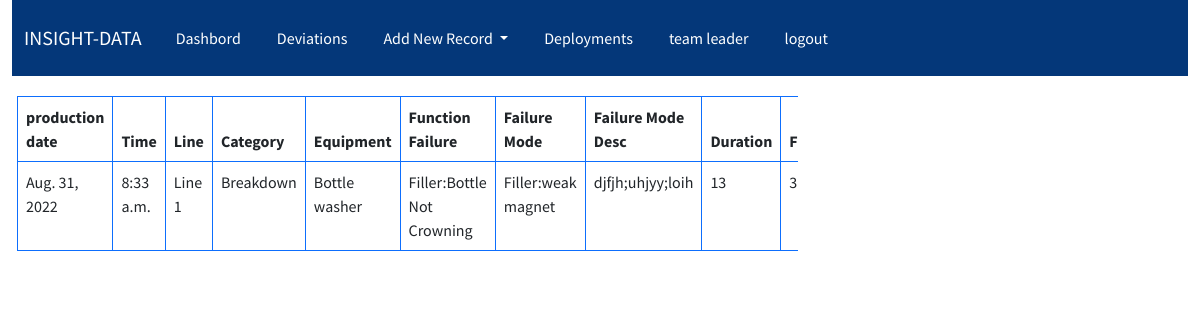
The app's page /insight/deviation/detail/5 (signed in) with its own data.
### accounts/models.py (models this page shows, shortened)
class AccountsUser(AbstractBaseUser,PermissionsMixin):
    email =models.EmailField(unique=True)
    sap_no =models.PositiveIntegerField()
    user_name =models.CharField(max_length=20)
    first_name =models.CharField(max_length=50,blank=True)
    last_name =models.CharField(max_length=50,blank=True)
    is_active =models.BooleanField(default=False)
    is_staff =models.BooleanField(default=False)
    created_on =models.DateTimeField(auto_now_add=True)
    objects = CustomAccountManager()
    USERNAME_FIELD ='email'
    REQUIRED_FIELDS = ['user_name','sap_no','first_name','last_name']

### insight/models.py (models this page shows, shortened)
class Deviation(models.Model):
    insight=models.ForeignKey(InsightData,on_delete=models.CASCADE)
    category= models.ForeignKey(Category, blank=True, null=True,on_delete=models.CASCADE)
    equipment= models.ForeignKey( Equipment, blank=True, null=True, on_delete=models.CASCADE)
    frequency= models.PositiveIntegerField()
    duration = models.PositiveIntegerField()
    function_failure =models.ForeignKey(FunctionFailure,on_delete=models.CASCADE)
    failure_mode =models.ForeignKey(FailureMode,on_delete=models.CASCADE)
    failure_mode_description =models.CharField(max_length=100)
    status =models.CharField(max_length=50,choices=choices.status)
    class Meta:
        permissions= [('can_view_dev_deployment','can view deployment')]

class InsightData(models.Model):
    area =models.ForeignKey(Area,on_delete=models.CASCADE)
    line =models.ForeignKey(Line,on_delete=models.CASCADE)
    line_speed =models.ForeignKey(Line_speed,on_delete=models.CASCADE)
    shift_type =models.ForeignKey(Shift_type,on_delete=models.CASCADE)
    line_manager =models.ForeignKey(Line_manager,default='Oyom',on_delete=models.SET_DEFAULT)
    team_leader =models.ForeignKey(Team_leader,on_delete=models.SET_DEFAULT,default='Oyom')
    data_operator = models.ForeignKey(Data_operator,on_delete=models.SET_DEFAULT,default='Oyom')
    production_team =models.ForeignKey(Production_team,on_delete=models.CASCADE)
    product_type =models.ForeignKey(Product_type,on_delete=models.SET_DEFAULT,default='no-name')
    time_period =models.ForeignKey(Time_period,on_delete=models.CASCADE)
    last_counter_reading =models.PositiveIntegerField(default=0)
    new_counter_reading =models.PositiveIntegerField()
    production_date =models.DateTimeField(auto_now_add=True)
    modified_date =models.DateTimeField(auto_now=True)
    bbt_no =models.CharField(max_length=6)
    bottle_produced =models.PositiveIntegerField(null=True,blank=True)
    deviation_duration =models.PositiveIntegerField(null=True,blank=True)
    line_output =models.PositiveIntegerField(null=True,blank=True)
    opi =models.DecimalField(max_digits=5,decimal_places=2,null=True,blank=True)
    deviation_data=models.ManyToManyField('Deviation',blank=True)

class Line(models.Model):
    name = models.CharField(max_length=100)
    def __str__(self):
        return self.name

class Category(models.Model):
    name = models.CharField(max_length=100)
    def __str__(self):
        return self.name

class Equipment(models.Model):
    name = models.CharField(max_length=100,choices=choices.equipment_choices)
    def __str__(self):
        return self.name

class FunctionFailure(models.Model):
    equipment =models.ForeignKey(Equipment,on_delete=models.CASCADE)
    function_failure = models.CharField(max_length=200)
    def __str__(self):
        return f'{self.equipment}:{self.function_failure}'

class FailureMode(models.Model):
    equipment =models.ForeignKey(Equipment,on_delete=models.CASCADE)
    function_failure =models.ForeignKey(FunctionFailure,on_delete=models.CASCADE)
    failure_mode = models.CharField(max_length=200)
    def __str__(self):
        return f'{self.equipment}:{self.failure_mode}'

### insight/views.py (the view)
# urls.py: path('deviation/detail/<int:pk>',DeviationDetailsView.as_view(),name='deviation-detail'),
class DeviationDetailsView(LoginRequiredMixin,PermissionRequiredMixin,DetailView):
    permission_required = ('insight.change_deviation')
    model =Deviation
    template_name= 'insight/deviation-detail.html'
    context_object_name= 'deviation'

### insight/models.py (called while the page is built)
    def __str__(self):
        return self.name

### insight/templates/insight/deviation-detail.html (shortened to what this page needs)
{% extends 'base.html' %}{% block content %} {% include 'navbar.html' %}
<div class="deviation">
  <div class="row">
    <div class="col-md-8 col-sm-12 table-responsive">
      <table class="table table-bordered border-primary">
        <thead>
          <tr>
            <th>production date</th>
            <th>Time</th>
            <th>Line</th>
            <th>Category</th>
            <th>Equipment</th>
            <th>Function Failure</th>
            <th>Failure Mode</th>
            <th>Failure Mode Desc</th>
            <th>Duration</th>
            <th>Frquency</th>
          </tr>
        </thead>
        <tbody>
          <tr>
            <td>{{deviation.insight.production_date.date}}</td>
            <td>{{deviation.insight.production_date.time}}</td>
            <td>{{deviation.insight.line}}</td>
            <td>{{deviation.category}}</td>
            <td>{{deviation.equipment}}</td>
            <td>{{deviation.function_failure}}</td>
            <td>{{deviation.failure_mode}}</td>
            <td>{{deviation.failure_mode_description}}</td>
            <td>{{deviation.duration}}</td>
            <td>{{deviation.frequency}}</td>
          </tr>
        </tbody>
      </table>
    </div>
  </div>
</div>
{% endblock content %}

### templates/navbar.html (shortened to what this page needs)
<nav class="navbar navbar-expand-lg"style='background-color: var(--nav)'>
  <div class="container-fluid">
    <a class="navbar-brand"  href="{% url 'dashboard' %}">INSIGHT-DATA</a>
       {% if user.is_authenticated %}
    <div class="collapse navbar-collapse" id="navbarNavDropdown">
      <ul class="navbar-nav">
          <li class="nav-item">
            <a
              class="nav-link active"
              aria-current="page"
              href="{% url 'dashboard' %}"
              >Dashbord</a
            >
          </li>
          <li class="nav-item">
            <a class="nav-link" href="{% url 'list-deviation' %}">Deviations</a>
          </li>
          {% if perms.insight.add_insightdata %}
        <li class="nav-item dropdown">
          <a class="nav-link dropdown-toggle" href="#" id="navbarDropdownMenuLink" role="button" data-bs-toggle="dropdown" aria-expanded="false">
             Add New Record
          </a>
          </li>
          {% endif %}
          {% if perms.insight.add_insightdata %}
          <li class="nav-item">
            <a class="nav-link" href="{% url 'deployment' %}">Deployments</a>
          </li>
           {% endif %}
          <li class="nav-item">
            <a class="nav-link" href="#">{{user.user_name}}</a>
          </li>
          <li class="nav-item">
            <a class="nav-link" href="{% url 'logout' %}">logout</a>
          </li>
          </ul>
      {% endif %}
  </div>
</nav>

### static/css/style.css (style rules this page uses)
:root { --nav: #043779; --content: #ffffff; --textcontent: #fefefe; --bs-blue: #0d6efd; --bs-indigo: #6610f2; --bs-purple: #6f42c1; --bs-pink: #d63384; --bs-red: #dc3545; --bs-orange: #fd7e14; --bs-yellow: #ffc107; --bs-green: #198754; --bs-teal: #20c997; --bs-cyan: #0dcaf0; --bs-white: #fff; --bs-gray: #6c757d; --bs-gray-dark: #343a40; --bs-primary: #0d6efd; --bs-secondary: #6c757d; --bs-success: #198754; --bs-info: #0dcaf0; --bs-warning: #ffc107; --bs-danger: #dc3545; --bs-light: #f8f9fa; --bs-dark: #212529; --bs-font-sans-serif: system-ui, -apple-system, "Segoe UI", Roboto, "Helvetica Neue", Arial, "Noto Sans", "Liberation Sans", sans-serif, "Apple Color Emoji", "Segoe UI Emoji", "Segoe UI Symbol", "Noto Color Emoji"; --bs-font-monospace: SFMono-Regular, Menlo, Monaco, Consolas, "Liberation Mono", "Courier New", monospace; --bs-gradient: linear-gradient( 180deg, rgba(255, 255, 255, 0.15), rgba(255, 255, 255, 0) ); }
* { padding: 0; margin: 0; box-sizing: border-box; }
ul { list-style: none; }
a { text-decoration: none; color: var(--textcontent); }
body { font-family: "Source Sans Pro", sans-serif; }
nav li { padding: 10px; }
.nav-link { color: #fff !important; }
.deviation { margin: 20px 5px 5px 5px; }

### records on screen
AccountsUser: user_name "team leader"
Deviation: insight.production_date "Aug. 31, 2022", insight.production_date.time "8:33 a.m.", insight.line "Line 1", category "Breakdown", equipment "Bottle washer", function_failure "Filler:Bottle Not Crowning", failure_mode "Filler:weak magnet", failure_mode_description "djfjh;uhjyy;loih", duration "13", frequency "3"
